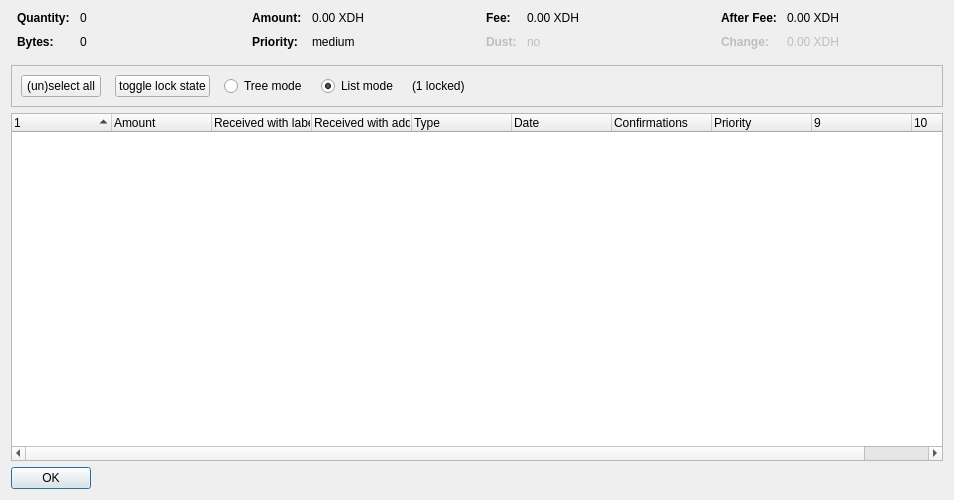
<?xml version="1.0" encoding="UTF-8"?>
<ui version="4.0">
 <class>CoinControlDialog</class>
 <widget class="QDialog" name="CoinControlDialog">
  <property name="geometry">
   <rect>
    <x>0</x>
    <y>0</y>
    <width>954</width>
    <height>500</height>
   </rect>
  </property>
  <property name="windowTitle">
   <string>Coin Selection</string>
  </property>
  <layout class="QVBoxLayout" name="verticalLayout">
   <item>
    <layout class="QHBoxLayout" name="horizontalLayoutTop" stretch="0,0,0,0">
     <property name="topMargin">
      <number>0</number>
     </property>
     <property name="bottomMargin">
      <number>10</number>
     </property>
     <item>
      <layout class="QFormLayout" name="formLayoutCoinControl1">
       <property name="horizontalSpacing">
        <number>10</number>
       </property>
       <property name="verticalSpacing">
        <number>10</number>
       </property>
       <property name="leftMargin">
        <number>6</number>
       </property>
       <property name="rightMargin">
        <number>6</number>
       </property>
       <item row="0" column="0">
        <widget class="QLabel" name="labelCoinControlQuantityText">
         <property name="font">
          <font>
           <weight>75</weight>
           <bold>true</bold>
          </font>
         </property>
         <property name="text">
          <string>Quantity:</string>
         </property>
        </widget>
       </item>
       <item row="0" column="1">
        <widget class="QLabel" name="labelCoinControlQuantity">
         <property name="cursor">
          <cursorShape>IBeamCursor</cursorShape>
         </property>
         <property name="contextMenuPolicy">
          <enum>Qt::ActionsContextMenu</enum>
         </property>
         <property name="text">
          <string notr="true">0</string>
         </property>
         <property name="textInteractionFlags">
          <set>Qt::LinksAccessibleByMouse|Qt::TextSelectableByKeyboard|Qt::TextSelectableByMouse</set>
         </property>
        </widget>
       </item>
       <item row="1" column="0">
        <widget class="QLabel" name="labelCoinControlBytesText">
         <property name="font">
          <font>
           <weight>75</weight>
           <bold>true</bold>
          </font>
         </property>
         <property name="text">
          <string>Bytes:</string>
         </property>
        </widget>
       </item>
       <item row="1" column="1">
        <widget class="QLabel" name="labelCoinControlBytes">
         <property name="cursor">
          <cursorShape>IBeamCursor</cursorShape>
         </property>
         <property name="contextMenuPolicy">
          <enum>Qt::ActionsContextMenu</enum>
         </property>
         <property name="text">
          <string notr="true">0</string>
         </property>
         <property name="textInteractionFlags">
          <set>Qt::LinksAccessibleByMouse|Qt::TextSelectableByKeyboard|Qt::TextSelectableByMouse</set>
         </property>
        </widget>
       </item>
      </layout>
     </item>
     <item>
      <layout class="QFormLayout" name="formLayoutCoinControl2">
       <property name="horizontalSpacing">
        <number>10</number>
       </property>
       <property name="verticalSpacing">
        <number>10</number>
       </property>
       <property name="leftMargin">
        <number>6</number>
       </property>
       <property name="rightMargin">
        <number>6</number>
       </property>
       <item row="0" column="0">
        <widget class="QLabel" name="labelCoinControlAmountText">
         <property name="font">
          <font>
           <weight>75</weight>
           <bold>true</bold>
          </font>
         </property>
         <property name="text">
          <string>Amount:</string>
         </property>
        </widget>
       </item>
       <item row="0" column="1">
        <widget class="QLabel" name="labelCoinControlAmount">
         <property name="cursor">
          <cursorShape>IBeamCursor</cursorShape>
         </property>
         <property name="contextMenuPolicy">
          <enum>Qt::ActionsContextMenu</enum>
         </property>
         <property name="text">
          <string notr="true">0.00 XDH</string>
         </property>
         <property name="textInteractionFlags">
          <set>Qt::LinksAccessibleByMouse|Qt::TextSelectableByKeyboard|Qt::TextSelectableByMouse</set>
         </property>
        </widget>
       </item>
       <item row="1" column="0">
        <widget class="QLabel" name="labelCoinControlPriorityText">
         <property name="font">
          <font>
           <weight>75</weight>
           <bold>true</bold>
          </font>
         </property>
         <property name="text">
          <string>Priority:</string>
         </property>
        </widget>
       </item>
       <item row="1" column="1">
        <widget class="QLabel" name="labelCoinControlPriority">
         <property name="cursor">
          <cursorShape>IBeamCursor</cursorShape>
         </property>
         <property name="contextMenuPolicy">
          <enum>Qt::ActionsContextMenu</enum>
         </property>
         <property name="text">
          <string>medium</string>
         </property>
         <property name="textInteractionFlags">
          <set>Qt::LinksAccessibleByMouse|Qt::TextSelectableByKeyboard|Qt::TextSelectableByMouse</set>
         </property>
        </widget>
       </item>
      </layout>
     </item>
     <item>
      <layout class="QFormLayout" name="formLayoutCoinControl3">
       <property name="horizontalSpacing">
        <number>10</number>
       </property>
       <property name="verticalSpacing">
        <number>10</number>
       </property>
       <property name="leftMargin">
        <number>6</number>
       </property>
       <property name="rightMargin">
        <number>6</number>
       </property>
       <item row="0" column="0">
        <widget class="QLabel" name="labelCoinControlFeeText">
         <property name="font">
          <font>
           <weight>75</weight>
           <bold>true</bold>
          </font>
         </property>
         <property name="text">
          <string>Fee:</string>
         </property>
        </widget>
       </item>
       <item row="0" column="1">
        <widget class="QLabel" name="labelCoinControlFee">
         <property name="cursor">
          <cursorShape>IBeamCursor</cursorShape>
         </property>
         <property name="contextMenuPolicy">
          <enum>Qt::ActionsContextMenu</enum>
         </property>
         <property name="text">
          <string notr="true">0.00 XDH</string>
         </property>
         <property name="textInteractionFlags">
          <set>Qt::LinksAccessibleByMouse|Qt::TextSelectableByKeyboard|Qt::TextSelectableByMouse</set>
         </property>
        </widget>
       </item>
       <item row="1" column="0">
        <widget class="QLabel" name="labelCoinControlLowOutputText">
         <property name="enabled">
          <bool>false</bool>
         </property>
         <property name="font">
          <font>
           <weight>75</weight>
           <bold>true</bold>
          </font>
         </property>
         <property name="text">
          <string>Dust:</string>
         </property>
        </widget>
       </item>
       <item row="1" column="1">
        <widget class="QLabel" name="labelCoinControlLowOutput">
         <property name="enabled">
          <bool>false</bool>
         </property>
         <property name="cursor">
          <cursorShape>IBeamCursor</cursorShape>
         </property>
         <property name="contextMenuPolicy">
          <enum>Qt::ActionsContextMenu</enum>
         </property>
         <property name="text">
          <string>no</string>
         </property>
         <property name="textInteractionFlags">
          <set>Qt::LinksAccessibleByMouse|Qt::TextSelectableByKeyboard|Qt::TextSelectableByMouse</set>
         </property>
        </widget>
       </item>
      </layout>
     </item>
     <item>
      <layout class="QFormLayout" name="formLayoutCoinControl4">
       <property name="horizontalSpacing">
        <number>10</number>
       </property>
       <property name="verticalSpacing">
        <number>10</number>
       </property>
       <property name="leftMargin">
        <number>6</number>
       </property>
       <property name="rightMargin">
        <number>6</number>
       </property>
       <item row="0" column="0">
        <widget class="QLabel" name="labelCoinControlAfterFeeText">
         <property name="font">
          <font>
           <weight>75</weight>
           <bold>true</bold>
          </font>
         </property>
         <property name="text">
          <string>After Fee:</string>
         </property>
        </widget>
       </item>
       <item row="0" column="1">
        <widget class="QLabel" name="labelCoinControlAfterFee">
         <property name="cursor">
          <cursorShape>IBeamCursor</cursorShape>
         </property>
         <property name="contextMenuPolicy">
          <enum>Qt::ActionsContextMenu</enum>
         </property>
         <property name="text">
          <string notr="true">0.00 XDH</string>
         </property>
         <property name="textInteractionFlags">
          <set>Qt::LinksAccessibleByMouse|Qt::TextSelectableByKeyboard|Qt::TextSelectableByMouse</set>
         </property>
        </widget>
       </item>
       <item row="1" column="0">
        <widget class="QLabel" name="labelCoinControlChangeText">
         <property name="enabled">
          <bool>false</bool>
         </property>
         <property name="font">
          <font>
           <weight>75</weight>
           <bold>true</bold>
          </font>
         </property>
         <property name="text">
          <string>Change:</string>
         </property>
        </widget>
       </item>
       <item row="1" column="1">
        <widget class="QLabel" name="labelCoinControlChange">
         <property name="enabled">
          <bool>false</bool>
         </property>
         <property name="cursor">
          <cursorShape>IBeamCursor</cursorShape>
         </property>
         <property name="contextMenuPolicy">
          <enum>Qt::ActionsContextMenu</enum>
         </property>
         <property name="text">
          <string notr="true">0.00 XDH</string>
         </property>
         <property name="textInteractionFlags">
          <set>Qt::LinksAccessibleByMouse|Qt::TextSelectableByKeyboard|Qt::TextSelectableByMouse</set>
         </property>
        </widget>
       </item>
      </layout>
     </item>
    </layout>
   </item>
   <item>
    <widget class="QFrame" name="frame">
     <property name="minimumSize">
      <size>
       <width>0</width>
       <height>40</height>
      </size>
     </property>
     <property name="frameShape">
      <enum>QFrame::StyledPanel</enum>
     </property>
     <property name="frameShadow">
      <enum>QFrame::Sunken</enum>
     </property>
     <layout class="QHBoxLayout" name="horizontalLayout">
      <item>
       <layout class="QHBoxLayout" name="horizontalLayoutPanel" stretch="0,0,0,0,0,0">
        <property name="spacing">
         <number>14</number>
        </property>
        <item>
         <widget class="QPushButton" name="pushButtonSelectAll">
          <property name="sizePolicy">
           <sizepolicy hsizetype="Maximum" vsizetype="Fixed">
            <horstretch>0</horstretch>
            <verstretch>0</verstretch>
           </sizepolicy>
          </property>
          <property name="text">
           <string>(un)select all</string>
          </property>
          <property name="autoDefault">
           <bool>false</bool>
          </property>
         </widget>
        </item>
        <item>
         <widget class="QPushButton" name="pushButtonToggleLock">
          <property name="sizePolicy">
           <sizepolicy hsizetype="Maximum" vsizetype="Fixed">
            <horstretch>0</horstretch>
            <verstretch>0</verstretch>
           </sizepolicy>
          </property>
          <property name="text">
           <string>toggle lock state</string>
          </property>
          <property name="autoDefault">
           <bool>false</bool>
          </property>
         </widget>
        </item>
        <item>
         <widget class="QRadioButton" name="radioTreeMode">
          <property name="sizePolicy">
           <sizepolicy hsizetype="Maximum" vsizetype="Fixed">
            <horstretch>0</horstretch>
            <verstretch>0</verstretch>
           </sizepolicy>
          </property>
          <property name="text">
           <string>Tree mode</string>
          </property>
         </widget>
        </item>
        <item>
         <widget class="QRadioButton" name="radioListMode">
          <property name="sizePolicy">
           <sizepolicy hsizetype="Maximum" vsizetype="Fixed">
            <horstretch>0</horstretch>
            <verstretch>0</verstretch>
           </sizepolicy>
          </property>
          <property name="text">
           <string>List mode</string>
          </property>
          <property name="checked">
           <bool>true</bool>
          </property>
         </widget>
        </item>
        <item>
         <widget class="QLabel" name="labelLocked">
          <property name="text">
           <string>(1 locked)</string>
          </property>
         </widget>
        </item>
        <item>
         <spacer name="horizontalSpacer">
          <property name="orientation">
           <enum>Qt::Horizontal</enum>
          </property>
          <property name="sizeHint" stdset="0">
           <size>
            <width>40</width>
            <height>20</height>
           </size>
          </property>
         </spacer>
        </item>
       </layout>
      </item>
     </layout>
    </widget>
   </item>
   <item>
    <widget class="CoinControlTreeWidget" name="treeWidget">
     <property name="contextMenuPolicy">
      <enum>Qt::CustomContextMenu</enum>
     </property>
     <property name="sortingEnabled">
      <bool>false</bool>
     </property>
     <property name="columnCount">
      <number>10</number>
     </property>
     <attribute name="headerShowSortIndicator" stdset="0">
      <bool>true</bool>
     </attribute>
     <attribute name="headerStretchLastSection">
      <bool>false</bool>
     </attribute>
     <column>
      <property name="text">
       <string/>
      </property>
     </column>
     <column>
      <property name="text">
       <string>Amount</string>
      </property>
     </column>
     <column>
      <property name="text">
       <string>Received with label</string>
      </property>
     </column>
     <column>
      <property name="text">
       <string>Received with address</string>
      </property>
     </column>
     <column>
      <property name="text">
       <string>Type</string>
      </property>
     </column>
     <column>
      <property name="text">
       <string>Date</string>
      </property>
     </column>
     <column>
      <property name="text">
       <string>Confirmations</string>
      </property>
      <property name="toolTip">
       <string>Confirmed</string>
      </property>
     </column>
     <column>
      <property name="text">
       <string>Priority</string>
      </property>
     </column>
     <column>
      <property name="text">
       <string/>
      </property>
     </column>
     <column>
      <property name="text">
       <string/>
      </property>
     </column>
    </widget>
   </item>
   <item>
    <widget class="QDialogButtonBox" name="buttonBox">
     <property name="sizePolicy">
      <sizepolicy hsizetype="Maximum" vsizetype="Fixed">
       <horstretch>0</horstretch>
       <verstretch>0</verstretch>
      </sizepolicy>
     </property>
     <property name="orientation">
      <enum>Qt::Horizontal</enum>
     </property>
     <property name="standardButtons">
      <set>QDialogButtonBox::Ok</set>
     </property>
    </widget>
   </item>
  </layout>
 </widget>
 <customwidgets>
  <customwidget>
   <class>CoinControlTreeWidget</class>
   <extends>QTreeWidget</extends>
   <header>coincontroltreewidget.h</header>
  </customwidget>
 </customwidgets>
 <resources/>
 <connections/>
</ui>
